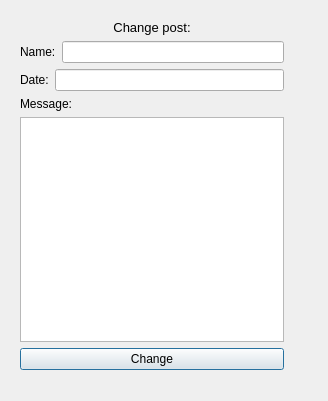
<?xml version="1.0" encoding="UTF-8"?>
<ui version="4.0">
 <class>Dialog</class>
 <widget class="QDialog" name="Dialog">
  <property name="geometry">
   <rect>
    <x>0</x>
    <y>0</y>
    <width>328</width>
    <height>401</height>
   </rect>
  </property>
  <property name="windowTitle">
   <string>Dialog</string>
  </property>
  <widget class="QWidget" name="">
   <property name="geometry">
    <rect>
     <x>20</x>
     <y>20</y>
     <width>264</width>
     <height>350</height>
    </rect>
   </property>
   <layout class="QVBoxLayout" name="verticalLayout_4">
    <item>
     <layout class="QVBoxLayout" name="verticalLayout_3">
      <item>
       <widget class="QLabel" name="label_4">
        <property name="font">
         <font>
          <pointsize>10</pointsize>
          <weight>50</weight>
          <bold>false</bold>
         </font>
        </property>
        <property name="text">
         <string>Change post:</string>
        </property>
        <property name="scaledContents">
         <bool>false</bool>
        </property>
        <property name="alignment">
         <set>Qt::AlignCenter</set>
        </property>
       </widget>
      </item>
      <item>
       <layout class="QVBoxLayout" name="verticalLayout_2">
        <item>
         <layout class="QHBoxLayout" name="horizontalLayout_2">
          <item>
           <widget class="QLabel" name="label">
            <property name="text">
             <string>Name:</string>
            </property>
           </widget>
          </item>
          <item>
           <widget class="QLineEdit" name="lineEdit"/>
          </item>
         </layout>
        </item>
        <item>
         <layout class="QHBoxLayout" name="horizontalLayout">
          <item>
           <widget class="QLabel" name="label_2">
            <property name="text">
             <string>Date:</string>
            </property>
           </widget>
          </item>
          <item>
           <widget class="QLineEdit" name="lineEdit_2"/>
          </item>
         </layout>
        </item>
        <item>
         <layout class="QVBoxLayout" name="verticalLayout">
          <item>
           <widget class="QLabel" name="label_3">
            <property name="text">
             <string>Message:</string>
            </property>
           </widget>
          </item>
          <item>
           <widget class="QTextEdit" name="textEdit"/>
          </item>
         </layout>
        </item>
       </layout>
      </item>
     </layout>
    </item>
    <item>
     <widget class="QPushButton" name="pushButton">
      <property name="text">
       <string>Change</string>
      </property>
     </widget>
    </item>
   </layout>
  </widget>
 </widget>
 <resources/>
 <connections/>
</ui>
